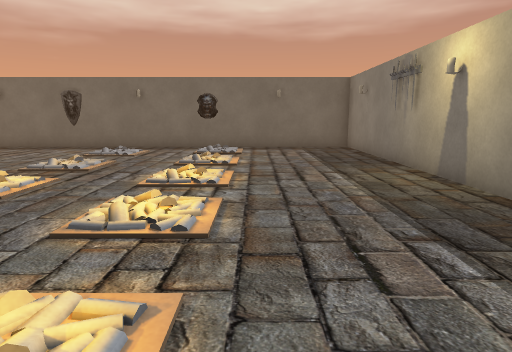
[1] (above)

12 first-person views from a walk through a scene from a Unity 3-D project. The camera is 1.3 m above the floor, tilts 10° down and sees 75° across. The floor is counted in squares, 1 m on a side. Each view is taken from the middle of a square. On the plan, view 1 faces up. The plan holds only what a view shows up to about 14 squares ahead; the rest is blank. The place goes on beyond the plan. The player character is not drawn. Some surface patterns are stand-ins.

[2]
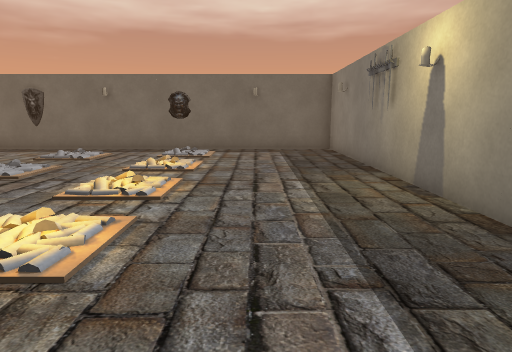

[3]
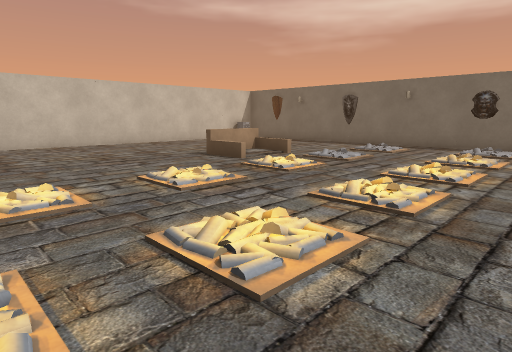

[4]
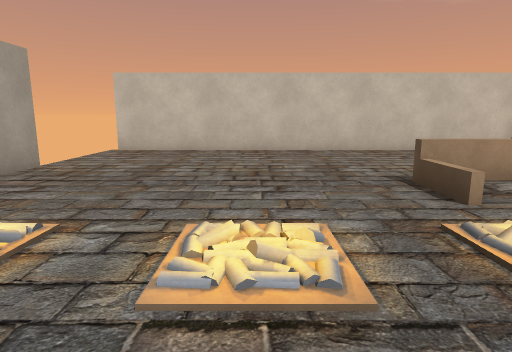

[5]
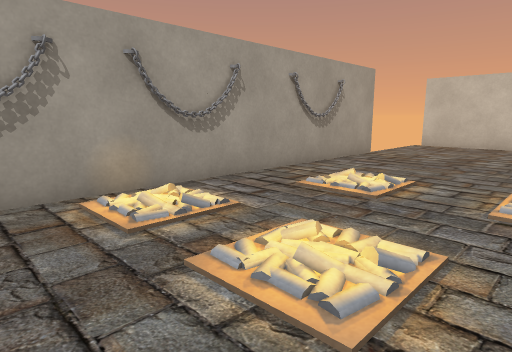

[6]
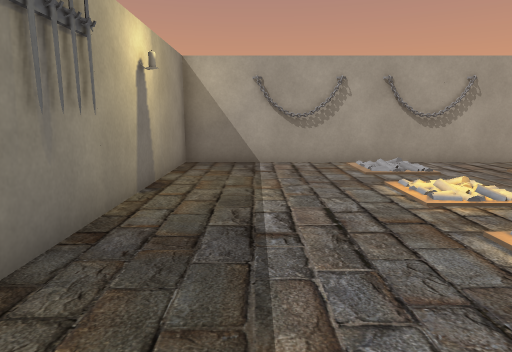

[7]
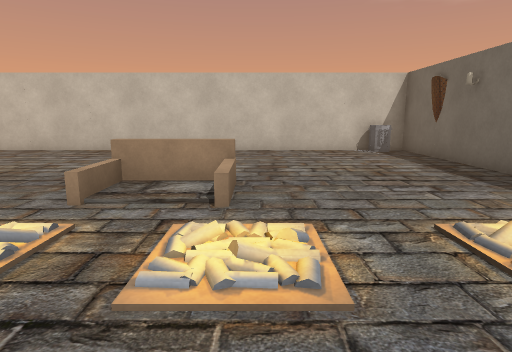

[8]
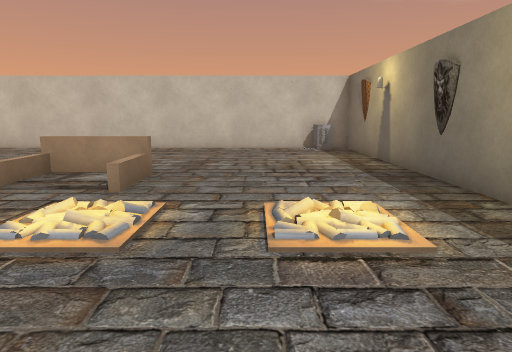

[9]
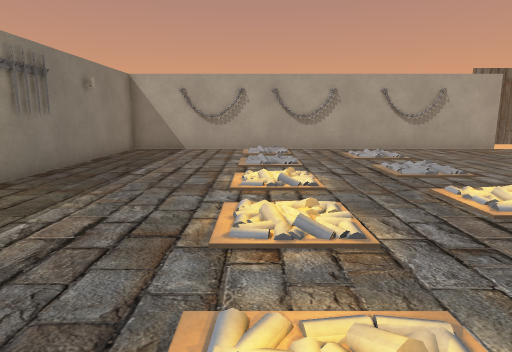

[10]
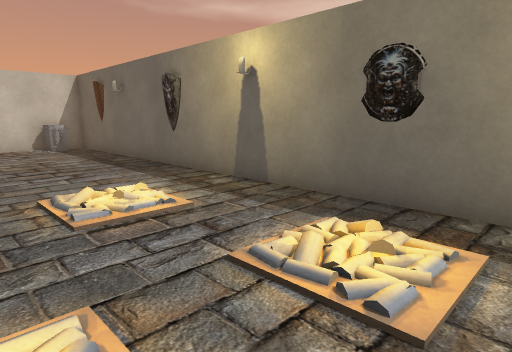

[11]
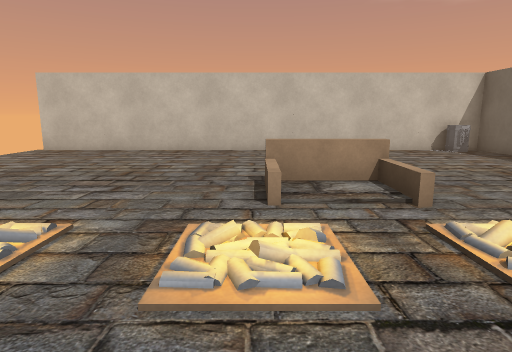

[12]
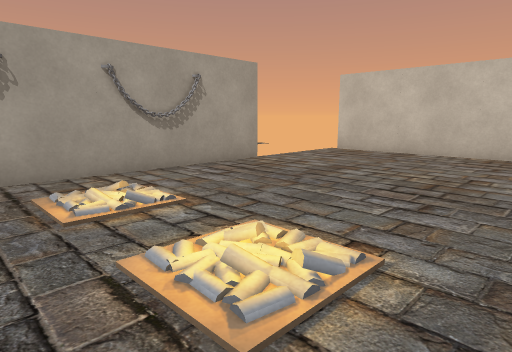

### Floor plan
Key: @ floor where view 1 was taken; # wall or solid block; x gap in a wall; . main floor; : floor 0.25 m higher than the main floor; / step, stairs or slope; = window, fence, low wall or low ledge; O other object.
Columns run from 16 left of view 1 to 4 right of it. Each row starts with its distance up from view 1.
 15 #####################
 14 #O..................#
 13 ##..................#
 12 #...................#
 11 #...................#
 10 #..............:....#
  9 #........../..//....#
  8 #......=.../........#
  7 #......=......//....#
  6 #...................#
  5 #............./.....#
  4 #.............//....#
  3 #...................#
  2 #.............//....#
  1 #............../....#
  0 #........../....@...#
 -1 #........../..//....#
 -2 #.............//....#
 -3 #    x###############

Positions as (right, up) in squares from view 1, and headings:
1: (0, 0), facing up
2: (1, 1), facing up
3: (1, -1), facing up-left
4: (-2, 3), facing left
5: (1, 3), facing down-left
6: (2, 7), facing down
7: (-2, 9), facing left
8: (-1, 11), facing left
9: (-1, 11), facing down
10: (0, 10), facing up-left
11: (-2, 6), facing left
12: (-3, 5), facing down-left
